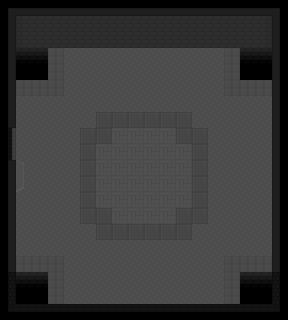

This game map was drawn from its Tiled (.tmx) file and the tilesets committed beside it. A one-line description and the trimmed map source follow:
An orthogonal 18x20 tile map with 16x16 px tiles, 2 tile layers (background1, background2), 3 tilesets and 9 objects (4x column, 4x obelisk, LEFT).

<map version="1.0" orientation="orthogonal" renderorder="right-down" width="18" height="20" tilewidth="16" tileheight="16" backgroundcolor="#000000" nextobjectid="13">
 <tileset firstgid="1" name="tileset" tilewidth="16" tileheight="16" tilecount="60" columns="4">
  <image source="../tileset.png" width="64" height="240" />
  <tile id="0">
   <properties>
    <property name="impede" type="bool" value="false" />
   </properties>
  </tile>
  <tile id="1">
   <properties>
    <property name="impede" type="bool" value="false" />
   </properties>
  </tile>
  <tile id="2">
   <properties>
    <property name="impede" type="bool" value="false" />
   </properties>
  </tile>
  <tile id="3">
   <properties>
    <property name="impede" type="bool" value="false" />
   </properties>
  </tile>
  <tile id="4">
   <properties>
    <property name="impede" type="bool" value="false" />
   </properties>
  </tile>
  <tile id="5">
   <properties>
    <property name="impede" type="bool" value="false" />
   </properties>
  </tile>
  <tile id="6">
   <properties>
    <property name="impede" type="bool" value="false" />
   </properties>
  </tile>
  <tile id="7">
   <properties>
    <property name="impede" type="bool" value="false" />
   </properties>
  </tile>
  <tile id="8">
   <properties>
    <property name="impede" type="bool" value="false" />
   </properties>
  </tile>
  <tile id="9">
   <properties>
    <property name="impede" type="bool" value="false" />
   </properties>
  </tile>
  <tile id="10">
   <properties>
    <property name="impede" type="bool" value="false" />
   </properties>
  </tile>
  <tile id="11">
   <properties>
    <property name="impede" type="bool" value="false" />
   </properties>
  </tile>
  <tile id="16">
   <properties>
    <property name="impede" type="bool" value="false" />
   </properties>
  </tile>
  <tile id="19">
   <properties>
    <property name="impede" type="bool" value="false" />
   </properties>
  </tile>
  <tile id="20">
   <properties>
    <property name="impede" type="bool" value="false" />
   </properties>
  </tile>
  <tile id="23">
   <properties>
    <property name="impede" type="bool" value="false" />
   </properties>
  </tile>
  <tile id="24">
   <properties>
    <property name="impede" type="bool" value="false" />
   </properties>
  </tile>
  <tile id="27">
   <properties>
    <property name="impede" type="bool" value="false" />
   </properties>
  </tile>
  <tile id="28">
   <properties>
    <property name="impede" type="bool" value="false" />
   </properties>
  </tile>
  <tile id="31">
   <properties>
    <property name="impede" type="bool" value="false" />
   </properties>
  </tile>
  <tile id="32">
   <properties>
    <property name="impede" type="bool" value="false" />
   </properties>
  </tile>
  <tile id="35">
   <properties>
    <property name="impede" type="bool" value="false" />
   </properties>
  </tile>
  <tile id="36">
   <properties>
    <property name="impede" type="bool" value="false" />
   </properties>
  </tile>
  <tile id="37">
   <properties>
    <property name="impede" type="bool" value="false" />
   </properties>
  </tile>
  <tile id="38">
   <properties>
    <property name="impede" type="bool" value="false" />
   </properties>
  </tile>
  <tile id="39">
   <properties>
    <property name="impede" type="bool" value="false" />
   </properties>
  </tile>
 </tileset>
 <tileset firstgid="61" name="tileset" tilewidth="16" tileheight="16" tilecount="60" columns="4">
  <image source="../tileset.png" width="64" height="240" />
  <tile id="0">
   <properties>
    <property name="impede" type="bool" value="false" />
   </properties>
  </tile>
  <tile id="1">
   <properties>
    <property name="impede" type="bool" value="false" />
   </properties>
  </tile>
  <tile id="2">
   <properties>
    <property name="impede" type="bool" value="false" />
   </properties>
  </tile>
  <tile id="3">
   <properties>
    <property name="impede" type="bool" value="false" />
   </properties>
  </tile>
  <tile id="4">
   <properties>
    <property name="impede" type="bool" value="false" />
   </properties>
  </tile>
  <tile id="5">
   <properties>
    <property name="impede" type="bool" value="false" />
   </properties>
  </tile>
  <tile id="6">
   <properties>
    <property name="impede" type="bool" value="false" />
   </properties>
  </tile>
  <tile id="7">
   <properties>
    <property name="impede" type="bool" value="false" />
   </properties>
  </tile>
  <tile id="8">
   <properties>
    <property name="impede" type="bool" value="false" />
   </properties>
  </tile>
  <tile id="9">
   <properties>
    <property name="impede" type="bool" value="false" />
   </properties>
  </tile>
  <tile id="10">
   <properties>
    <property name="impede" type="bool" value="false" />
   </properties>
  </tile>
  <tile id="11">
   <properties>
    <property name="impede" type="bool" value="false" />
   </properties>
  </tile>
  <tile id="16">
   <properties>
    <property name="impede" type="bool" value="false" />
   </properties>
  </tile>
  <tile id="19">
   <properties>
    <property name="impede" type="bool" value="false" />
   </properties>
  </tile>
  <tile id="20">
   <properties>
    <property name="impede" type="bool" value="false" />
   </properties>
  </tile>
  <tile id="23">
   <properties>
    <property name="impede" type="bool" value="false" />
   </properties>
  </tile>
  <tile id="24">
   <properties>
    <property name="impede" type="bool" value="false" />
   </properties>
  </tile>
  <tile id="27">
   <properties>
    <property name="impede" type="bool" value="false" />
   </properties>
  </tile>
  <tile id="28">
   <properties>
    <property name="impede" type="bool" value="false" />
   </properties>
  </tile>
  <tile id="31">
   <properties>
    <property name="impede" type="bool" value="false" />
   </properties>
  </tile>
  <tile id="32">
   <properties>
    <property name="impede" type="bool" value="false" />
   </properties>
  </tile>
  <tile id="35">
   <properties>
    <property name="impede" type="bool" value="false" />
   </properties>
  </tile>
  <tile id="36">
   <properties>
    <property name="impede" type="bool" value="false" />
   </properties>
  </tile>
  <tile id="37">
   <properties>
    <property name="impede" type="bool" value="false" />
   </properties>
  </tile>
  <tile id="38">
   <properties>
    <property name="impede" type="bool" value="false" />
   </properties>
  </tile>
  <tile id="39">
   <properties>
    <property name="impede" type="bool" value="false" />
   </properties>
  </tile>
 </tileset>
 <tileset firstgid="121" name="tileset" tilewidth="16" tileheight="16" tilecount="60" columns="4">
  <image source="../tileset.png" width="64" height="240" />
  <tile id="0">
   <properties>
    <property name="impede" type="bool" value="false" />
   </properties>
  </tile>
  <tile id="1">
   <properties>
    <property name="impede" type="bool" value="false" />
   </properties>
  </tile>
  <tile id="2">
   <properties>
    <property name="impede" type="bool" value="false" />
   </properties>
  </tile>
  <tile id="3">
   <properties>
    <property name="impede" type="bool" value="false" />
   </properties>
  </tile>
  <tile id="4">
   <properties>
    <property name="impede" type="bool" value="false" />
   </properties>
  </tile>
  <tile id="5">
   <properties>
    <property name="impede" type="bool" value="false" />
   </properties>
  </tile>
  <tile id="6">
   <properties>
    <property name="impede" type="bool" value="false" />
   </properties>
  </tile>
  <tile id="7">
   <properties>
    <property name="impede" type="bool" value="false" />
   </properties>
  </tile>
  <tile id="8">
   <properties>
    <property name="impede" type="bool" value="false" />
   </properties>
  </tile>
  <tile id="9">
   <properties>
    <property name="impede" type="bool" value="false" />
   </properties>
  </tile>
  <tile id="10">
   <properties>
    <property name="impede" type="bool" value="false" />
   </properties>
  </tile>
  <tile id="11">
   <properties>
    <property name="impede" type="bool" value="false" />
   </properties>
  </tile>
  <tile id="16">
   <properties>
    <property name="impede" type="bool" value="false" />
   </properties>
  </tile>
  <tile id="19">
   <properties>
    <property name="impede" type="bool" value="false" />
   </properties>
  </tile>
  <tile id="20">
   <properties>
    <property name="impede" type="bool" value="false" />
   </properties>
  </tile>
  <tile id="23">
   <properties>
    <property name="impede" type="bool" value="false" />
   </properties>
  </tile>
  <tile id="24">
   <properties>
    <property name="impede" type="bool" value="false" />
   </properties>
  </tile>
  <tile id="27">
   <properties>
    <property name="impede" type="bool" value="false" />
   </properties>
  </tile>
  <tile id="28">
   <properties>
    <property name="impede" type="bool" value="false" />
   </properties>
  </tile>
  <tile id="31">
   <properties>
    <property name="impede" type="bool" value="false" />
   </properties>
  </tile>
  <tile id="32">
   <properties>
    <property name="impede" type="bool" value="false" />
   </properties>
  </tile>
  <tile id="35">
   <properties>
    <property name="impede" type="bool" value="false" />
   </properties>
  </tile>
  <tile id="36">
   <properties>
    <property name="impede" type="bool" value="false" />
   </properties>
  </tile>
  <tile id="37">
   <properties>
    <property name="impede" type="bool" value="false" />
   </properties>
  </tile>
  <tile id="38">
   <properties>
    <property name="impede" type="bool" value="false" />
   </properties>
  </tile>
  <tile id="39">
   <properties>
    <property name="impede" type="bool" value="false" />
   </properties>
  </tile>
 </tileset>
 <layer name="background1" width="18" height="20">
  <data>[360 cells, 352 non-empty, 23 distinct tile ids]</data>
 </layer>
 <layer name="background2" width="18" height="20">
  <data>[360 cells, 2 non-empty, 2 distinct tile ids]</data>
 </layer>
 <objectgroup name="objects">
  <object id="1" name="column" x="72" y="104" width="16" height="16" />
  <object id="2" name="column" x="200" y="104" width="16" height="16" />
  <object id="3" name="door" type="LEFT" x="16" y="160" width="8" height="32" />
  <object id="4" name="column" x="72" y="232" width="16" height="16" />
  <object id="5" name="column" x="200" y="232" width="16" height="16" />
  <object id="9" name="obelisk" x="48" y="128.333" width="16" height="16" />
  <object id="10" name="obelisk" x="47.6667" y="208" width="16" height="16" />
  <object id="11" name="obelisk" x="223.333" y="208" width="16" height="16" />
  <object id="12" name="obelisk" x="224" y="127.667" width="16" height="16" />
 </objectgroup>
</map>
